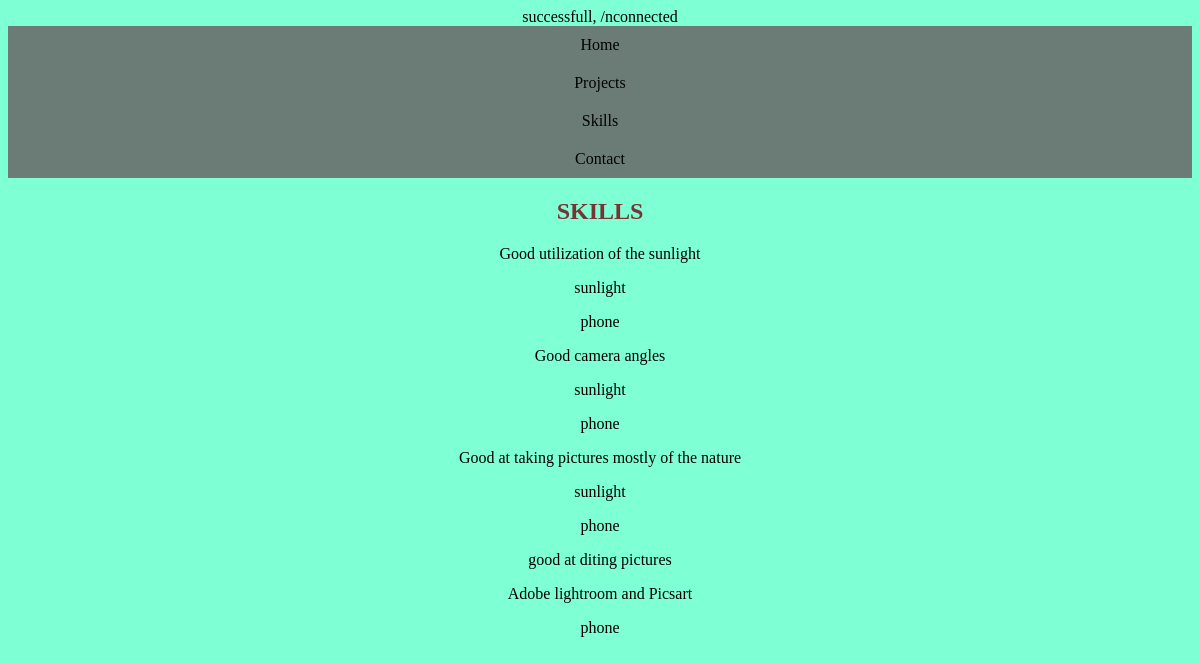
The page /skills.php on the database its author committed.
### tables this page shows
CREATE TABLE `myskills` (
  `Skills` varchar(255) DEFAULT NULL,
  `Tools` varchar(255) DEFAULT NULL,
  `Technology` varchar(255) DEFAULT NULL
);

### skills.php (the view, shortened to what this page needs)
<?php
$servername="localhost";
$username="root";
$password="";
$conn=mysqli_connect($servername,$username,$password);
$db_conn=mysqli_select_db($conn,"myportifolio");
if ($db_conn) {
  echo"connected";
} else {
  die("failed to onnect");
}
?>
<!DOCTYPE html>
<html>
<head>
  <link rel="stylesheet" type="text/css" href="style.css">
</head>
<body>
    <nav>
        <ul>
          <li><a href="index.php">Home</a></li>
          <li><a href="projects.php">Projects</a></li>
          <li><a href="skills.php">Skills</a></li>
          <li><a href="contact.php">Contact</a></li>
        </ul>
      </nav>
    <h2>SKILLS</h2>
    <div class="feat">
        <?php
        $sql ="SELECT * FROM myskills";
        $exec = mysqli_query($conn, $sql);
        while ($row = mysqli_fetch_array($exec)) {
          echo "<div><p>".$row['Skills']."</p><p>".$row['Tools']."</p><p>".$row['Technology']."</p></div>";
        }
        ?>
  </div>
</body>

### style.css (style rules this page uses)
nav ul { list-style-type: none; margin: 0; padding: 0; }
nav ul li { display: inline; }
nav ul li a { display: block; padding: 10px; text-decoration: none; color: #000; background-color: hsla(154, 3%, 43%, 0.921); }
body { background-color:aquamarine; text-align: center; text-decoration: wavy; }
h2 { font-family: 'Times New Roman', Times, serif; font-size: bigger; color: #773434; }

### rows shown on the page
myskills: Skills "Good utilization of the sunlight", Tools "sunlight", Technology "phone"
myskills: Skills "Good camera angles", Tools "sunlight", Technology "phone"
myskills: Skills "Good at taking pictures mostly of the nature", Tools "sunlight", Technology "phone"
myskills: Skills "good at diting pictures", Tools "Adobe lightroom and Picsart", Technology "phone"
